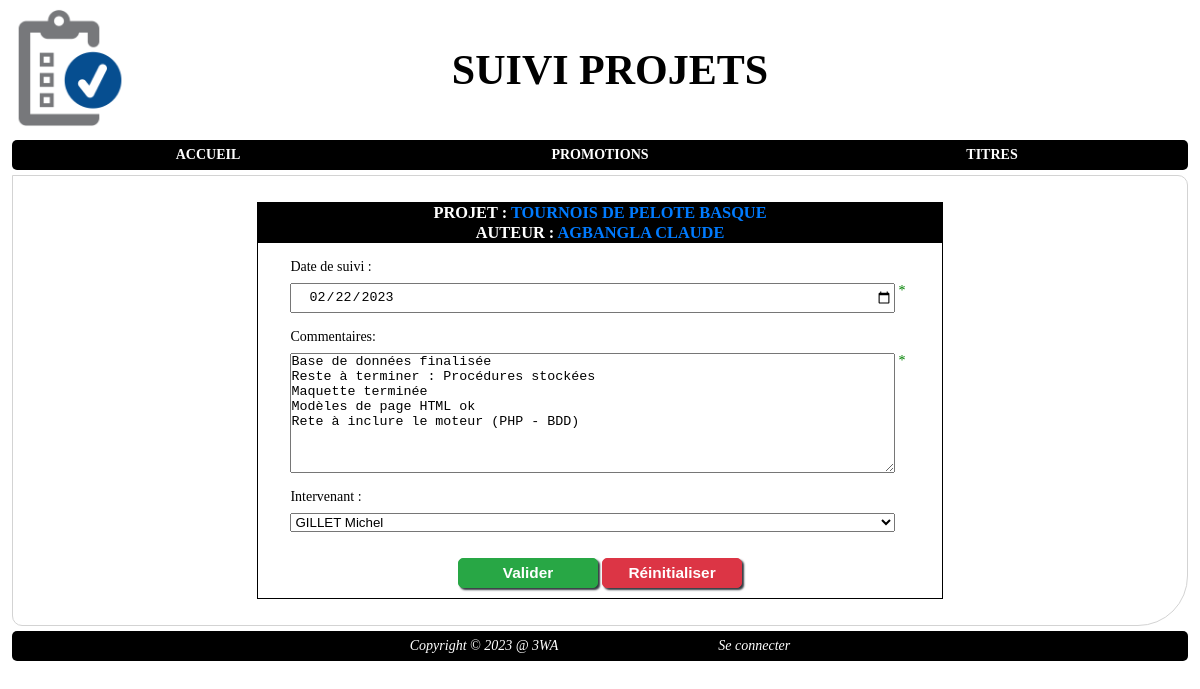
Screenshot of /index.php?page=suivi&action=edit&id=5 with the database file from the repository.
### tables this page shows
CREATE TABLE `projet` (
  `id_projet` int NOT NULL AUTO_INCREMENT,
  `nom` varchar(250) DEFAULT NULL,
  `presentation` text NOT NULL,
  `specificites` text,
  `evolutions` text,
  `date_debut` date NOT NULL,
  `id_apprenant` int NOT NULL,
  PRIMARY KEY (`id_projet`),
  KEY `projet_apprenant_FK` (`id_apprenant`),
  CONSTRAINT `projet_apprenant_FK` FOREIGN KEY (`id_apprenant`) REFERENCES `apprenant` (`id_apprenant`)
);

CREATE TABLE `apprenant` (
  `id_apprenant` int NOT NULL AUTO_INCREMENT,
  `nom` varchar(50) NOT NULL,
  `prenom` varchar(50) NOT NULL,
  `email` varchar(250) NOT NULL,
  `id_promo` int NOT NULL,
  `id_personne` int DEFAULT NULL,
  PRIMARY KEY (`id_apprenant`),
  KEY `apprenant_promo_FK` (`id_promo`),
  KEY `FK_APP_PERS` (`id_personne`),
  CONSTRAINT `apprenant_promo_FK` FOREIGN KEY (`id_promo`) REFERENCES `promotion` (`id_promo`),
  CONSTRAINT `FK_APP_PERS` FOREIGN KEY (`id_personne`) REFERENCES `personne` (`id`)
);

CREATE TABLE `suivi` (
  `id_suivi` int NOT NULL AUTO_INCREMENT,
  `date` date NOT NULL,
  `commentaire` longtext NOT NULL,
  `id_intervenant` int NOT NULL,
  `id_projet` int NOT NULL,
  PRIMARY KEY (`id_suivi`),
  KEY `suivi_intervenant_FK` (`id_intervenant`),
  KEY `suivi_projet0_FK` (`id_projet`),
  CONSTRAINT `suivi_intervenant_FK` FOREIGN KEY (`id_intervenant`) REFERENCES `intervenant` (`id_intervenant`),
  CONSTRAINT `suivi_projet0_FK` FOREIGN KEY (`id_projet`) REFERENCES `projet` (`id_projet`)
);

### index.php (called while the page is built, shortened)
<?php
	require_once "includes/core/router.php";

### includes/core/models/DAO/DAOProjet.php (called while the page is built, shortened)
<?php
	require_once "includes/core/models/Classes/Projet.php";
	class DAOProjet extends BDD{
		public static function getById(int $idProjet): Projet{
			$conn = parent::getConnexion();
			$SQLQuery = "SELECT id_projet, nom, presentation, specificites, evolutions, date_debut, id_apprenant
				FROM projet
				WHERE id_projet = :idprojet";
			$SQLStmt = $conn->prepare($SQLQuery);
			$SQLStmt->bindValue(':idprojet', $idProjet, PDO::PARAM_INT);
			$SQLStmt->execute();
			$SQLRow = $SQLStmt->fetch(PDO::FETCH_ASSOC);
			$unProjet = new Projet(
				$SQLRow['nom'],
				$SQLRow['presentation'],
				$SQLRow['specificites'] ?? '',
				$SQLRow['evolutions'] ?? '',
				date_create($SQLRow['date_debut']),
				$SQLRow['id_apprenant']
			);
			$unProjet->setId($SQLRow['id_projet']);
			return $unProjet;
		}
	}

### includes/core/models/DAO/DAOSuivi.php (called while the page is built, shortened)
<?php
	require_once "includes/core/models/Classes/Suivi.php";
	class DAOSuivi extends BDD{
		public static function getById(int $idSuivi): Suivi{
			$conn = parent::getConnexion();
			$SQLQuery = "SELECT id_suivi, date, commentaire, id_intervenant, id_projet
				FROM suivi
				WHERE id_suivi = :idsuivi";
			$SQLStmt = $conn->prepare($SQLQuery);
			$SQLStmt->bindValue(':idsuivi', $idSuivi, PDO::PARAM_INT);
			$SQLStmt->execute();
			$SQLRow = $SQLStmt->fetch(PDO::FETCH_ASSOC);
			$unSuivi = new Suivi(
				date_create($SQLRow['date']),
				$SQLRow['commentaire'],
				$SQLRow['id_intervenant'],
				$SQLRow['id_projet']
			);
			$unSuivi->setId($SQLRow['id_suivi']);
			$unSuivi->setIntervenant(DAOIntervenant::getById($SQLRow['id_intervenant']));
			$unSuivi->setIdprojet($SQLRow['id_projet']);
			return $unSuivi;
		}
	}

### includes/core/models/Classes/Projet.php (called while the page is built, shortened)
<?php
	class Projet{
		private int $id, $idApprenant;
		private string $nom, $presentation, $specificites, $evolutions;
		public function __construct(string $nom = '', string $presentation = '', string $specificites = '', string $evolutions = '', DateTime $dateDebut = null, int $idApprenant = 0){
			$this->nom = $nom;
			$this->id = 0;
		}
		public function getId(): int{
			return $this->id;
		}
		public function setId(int $id): void{
			$this->id = $id;
		}
		public function getNom(): string{
			return $this->nom;
		}
	}

### includes/core/models/DAO/DAOApprenant.php (called while the page is built, shortened)
<?php
	require_once "includes/core/models/Classes/Apprenant.php";
	abstract class DAOApprenant extends BDD{
		public static function getById(int $idApprenant): Apprenant | bool{
			$conn = parent::getConnexion();
			$SQLQuery = "SELECT  id_apprenant, nom, prenom, email, id_promo, id_personne
				FROM apprenant
				WHERE id_apprenant = :id";
			$SQLStmt = $conn->prepare($SQLQuery);
			$SQLStmt->bindValue(':id', $idApprenant, PDO::PARAM_INT);
			$SQLStmt->execute();
			if ($SQLStmt->rowCount() == 0){
				return false;
			}else{
				$SQLRow = $SQLStmt->fetch(PDO::FETCH_ASSOC);
				$unApprenant = new Apprenant($SQLRow['nom'], $SQLRow['prenom'], $SQLRow['email'], $SQLRow['id_promo'], $SQLRow['id_personne']);
				$unApprenant->setId($SQLRow['id_apprenant']);
				return $unApprenant;
			}
		}
	}

### includes/core/models/Classes/Apprenant.php (called while the page is built, shortened)
<?php
	class Apprenant {
		private int $id;
		private string $nom, $prenom, $email;
		public function __construct(string $nom = '', string $prenom = '', string $email = '', int $idPromo = 0, int $idPersonne = 0){
			$this->nom = $nom;
			$this->prenom = $prenom;
			$this->id = 0;
		}
		public function getId(): int{
			return $this->id;
		}
		public function setId(int $id): void{
			$this->id = $id;
		}
		public function getFullName():string{
			return $this->nom.' '.$this->prenom;
		}
	}

### includes/core/models/DAO/DAOIntervenant.php (called while the page is built, shortened)
<?php
	require_once "includes/core/models/Classes/Intervenant.php";
	class DAOIntervenant extends BDD{
		public static function getAll(): array{
			$conn = parent::getConnexion();
			$SQLQuery = "SELECT  id_intervenant, nom, prenom, email, id_personne
				FROM intervenant
				ORDER BY nom, prenom";
			$SQLStmt = $conn->prepare($SQLQuery);
			$SQLStmt->execute();
			$lesIntervenants = array();
			while ($SQLRow = $SQLStmt->fetch(PDO::FETCH_ASSOC)){
				$unIntervenant = new Intervenant($SQLRow['nom'], $SQLRow['prenom'], $SQLRow['email'], $SQLRow['id_personne']);
				$unIntervenant->setId($SQLRow['id_intervenant']);
				$lesIntervenants[] = $unIntervenant;
			}
			return $lesIntervenants;
		}
		public static function getById(int $idIntervenant): Intervenant | bool{
			$conn = parent::getConnexion();
			$SQLQuery = "SELECT  id_intervenant, nom, prenom, email, id_personne
				FROM intervenant
				WHERE id_intervenant = :id";
			$SQLStmt = $conn->prepare($SQLQuery);
			$SQLStmt->bindValue(':id', $idIntervenant, PDO::PARAM_INT);
			$SQLStmt->execute();
			if ($SQLStmt->rowCount() == 0){
				return false;
			}else{
				$SQLRow = $SQLStmt->fetch(PDO::FETCH_ASSOC);
				$unIntervenant = new Intervenant($SQLRow['nom'], $SQLRow['prenom'], $SQLRow['email'], $SQLRow['id_personne']);
				$unIntervenant->setId($SQLRow['id_intervenant']);
				return $unIntervenant;
			}
		}
	}

### includes/core/models/Classes/Suivi.php (called while the page is built, shortened)
<?php
	require_once "includes/core/models/Classes/Intervenant.php";
	class Suivi{
		private DateTime $dateSuivi;
		private string $commentaire;
		private Intervenant $intervenant;
		public function __construct(DateTime $dateSuivi = null, string $commentaire = '', int $idprojet = 0){
			$this->dateSuivi = $dateSuivi ?? new DateTime('now');
			$this->commentaire = $commentaire;
			$this->intervenant = new Intervenant();
		}
		public function getDateSuivi(): DateTime{
			return $this->dateSuivi;
		}
		public function getCommentaire(): string{
			return $this->commentaire;
		}
		public function getIntervenant(): Intervenant{
			return $this->intervenant;
		}
		public function setIntervenant(Intervenant $intervenant): void{
			$this->intervenant = $intervenant;
		}
	}

### includes/core/models/Classes/Intervenant.php (called while the page is built, shortened)
<?php
	class Intervenant{
		private int $id;
		private string $nom, $prenom, $email;
		public function __construct(string $nom = '', string $prenom = '', string $email = '', int $idPersonne = 0){
			$this->id = 0;
			$this->nom = $nom;
			$this->prenom = $prenom;
		}
		public function getId(): int{
			return $this->id;
		}
		public function setId(int $id): void{
			$this->id = $id;
		}
		public function getFullName(): string{
			return $this->nom.' '.$this->prenom;
		}
	}

### includes/core/views/forms/form_suivi.phtml (the view, shortened to what this page needs)
<!DOCTYPE html>
<html lang="fr">
<head>
	<?php require "includes/core/views/partials/page_head.phtml"; ?>
</head>
<body>
	<main>
		<header>
			<?php require "includes/core/views/partials/page_header.phtml"; ?>
		</header>
		<nav>
			<?php require_once "includes/core/views/partials/navbar.phtml"; ?>
		</nav>
		<section id="content">
			<form action="" method="post">
				<header>
					<h3>Projet : <a title="Voir le projet" href="index.php?page=projet&action=view&id=<?= $unProjet->getId() ?>"><?= $unProjet->getNom() ?></a></h3>
					<h3>Auteur : <a title="Voir les projets de l'apprenant" href="index.php?page=projet&action=list&idapprenant=<?= $unApprenant->getId() ?>"><?= $unApprenant->getFullName() ?></a></h3>
				</header>
				<div class="field">
					<label for="champDateSuivi">Date de suivi : </label>
					<div>
						<input type="date" name="chDateSuivi" id="champDateSuivi" value="<?= $unSuivi->getDateSuivi()->format('Y-m-d') ?>" placeholder="Saisir la date de suivi" required/>
						<span></span>
					</div>
				</div>
				<div class="field">
					<label for="champCommentaires">Commentaires: </label>
					<div>
						<textarea name="chCommentaires" id="champCommentaires" placeholder="Saisir les commentaire" required><?= $unSuivi->getCommentaire() ?></textarea>
						<span></span>
					</div>
				</div>
				<div class="field">
					<label for="champCbIntervenant">Intervenant : </label>
					<div>
						<select name="chCbIntervenant" id="champCbIntervenant" required>
							<?php
								$script = '';
								foreach ($lesIntervenants as $unIntervenant){
									if ($unIntervenant->getId() == $unSuivi->getIntervenant()->getId()){
										$script .= '<option value="'.$unIntervenant->getId().'" selected>'.$unIntervenant->getFullName().'</option>';
									}else{
										$script .= '<option value="'.$unIntervenant->getId().'">'.$unIntervenant->getFullName().'</option>';
									}
								}
								print($script);
							?>
						</select>
					</div>
				</div>
				<div class="actions">
					<button class="btn btn-submit" type="submit" name="btSubmit">Valider</button>
					<button class="btn btn-cancel" type="reset">Réinitialiser</button>
				</div>
			</form>
		</section>
		<footer>
			<?php require_once "includes/core/views/partials/footer.phtml"; ?>
		</footer>
	</main>
</body>
</html>

### public/styles/main.css (style rules this page uses)
body, html, * { margin: 0; padding: 0; box-sizing: border-box; }
a { color: #007bff; }
a:link, a:visited { color: #007bff; text-decoration: none; }
main { font-size: 14px; font-family: Tahoma, Verdana, Sans Serif, serif; }
main > section { min-width: 600px; overflow: hidden; width: 98%; margin: 5px auto; border: solid 1px lightgrey; border-radius: 0 10px 50px; min-height: 400px; display: flex; flex-direction: row; align-items: flex-start; justify-content: center; padding: 1rem; }
form { width: 60%; margin: 10px auto; border: solid 1px black; }
form > header { background-color: black; color: white; text-transform: uppercase; text-align: center; margin-bottom: 10px; }
form > div { display: flex; flex-direction: column; }
form > div.field { justify-content: flex-start; align-items: flex-start; padding: 0 1rem; margin: 1rem; gap: 0.5rem; }
form > div.field > label { display: inline-block; width: 30%; }
form > div.field > div { display: flex; width: 100%; }
form > div.field > div > select { width: 100%; margin-right: 15px; }
form > div.field > div > input[type=text], form > div.field > div > input[type=date], form > div.field > div > input[type=password], form > div.field > div > textarea[type=text], form > div.field > div > textarea[type=date], form > div.field > div > textarea[type=password] { padding-left: 1rem; width: 100%; height: 30px; }
form > div.field > div > input:required + span, form > div.field > div > textarea:required + span { color: orange; }
form > div.field > div > input:required + span::after, form > div.field > div > textarea:required + span::after { content: "*"; display: block; width: 15px; height: 15px; text-align: center; }
form > div.field > div > input:required:valid + span, form > div.field > div > textarea:required:valid + span { color: green; }
form > div.field > div > textarea { width: 100%; height: 120px; }
form > div.actions { width: 100%; flex-direction: row; justify-content: center; padding: 0.5rem; }
main > header { display: grid; grid-template-columns: 140px 1fr; align-items: center; height: 140px; }
main > nav { width: 98%; margin: 0 auto; background-color: black; min-height: 30px; border-radius: 5px; }
button { height: 30px; width: 140px; margin: 2px; }
button.btn { white-space: nowrap; font-size: 1.1em; outline: none; border: solid 1px #95999c; border-radius: 5px; box-shadow: 2px 2px 2px #343a40; cursor: pointer; padding: 0 5px; font-weight: bold; }
button.btn.btn-submit { background-color: #28a745; border-color: #28a745; color: white; }
button.btn.btn-cancel { background-color: #dc3545; border-color: #dc3545; color: white; }
main > footer { width: 98%; margin: 0 auto 1rem; background-color: black; color: white; min-height: 30px; line-height: 30px; font-style: italic; border-radius: 5px; text-align: center; display: flex; align-items: center; justify-content: center; gap: 10rem; }

### rows the page displays
projet: nom "TOURNOIS DE PELOTE BASQUE"
apprenant: $unApprenant->getFullName() "AGBANGLA CLAUDE"
suivi: chCommentaires "Base de données finalisée Reste à terminer : Procédures stockées Maquette terminée Modèles de page HTML ok Rete à inclure le moteur (PHP - BDD)"

### other values shown
ECOLE "3WA"
form field chCbIntervenant "GILLET Michel"
